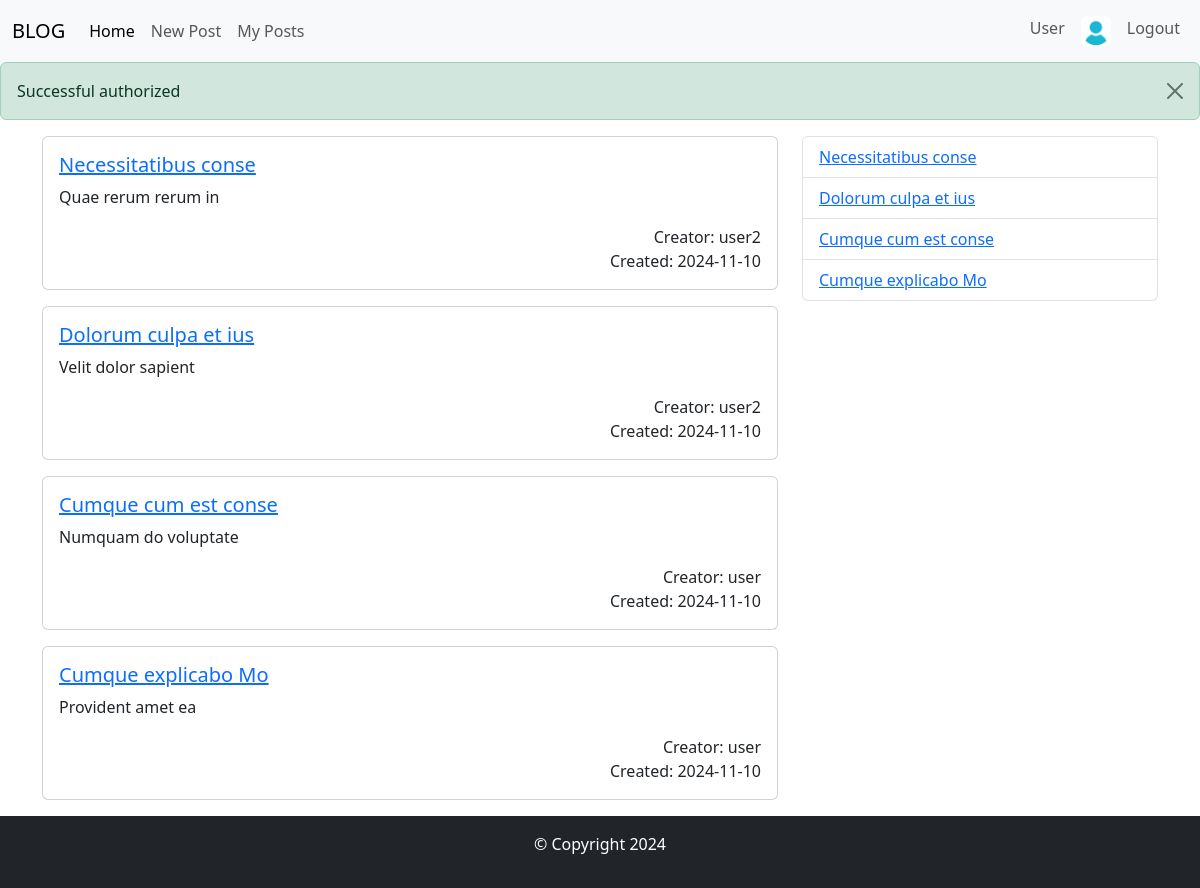
/my-projects/blog-app/ (signed in), run on an earlier commit of the app's database.
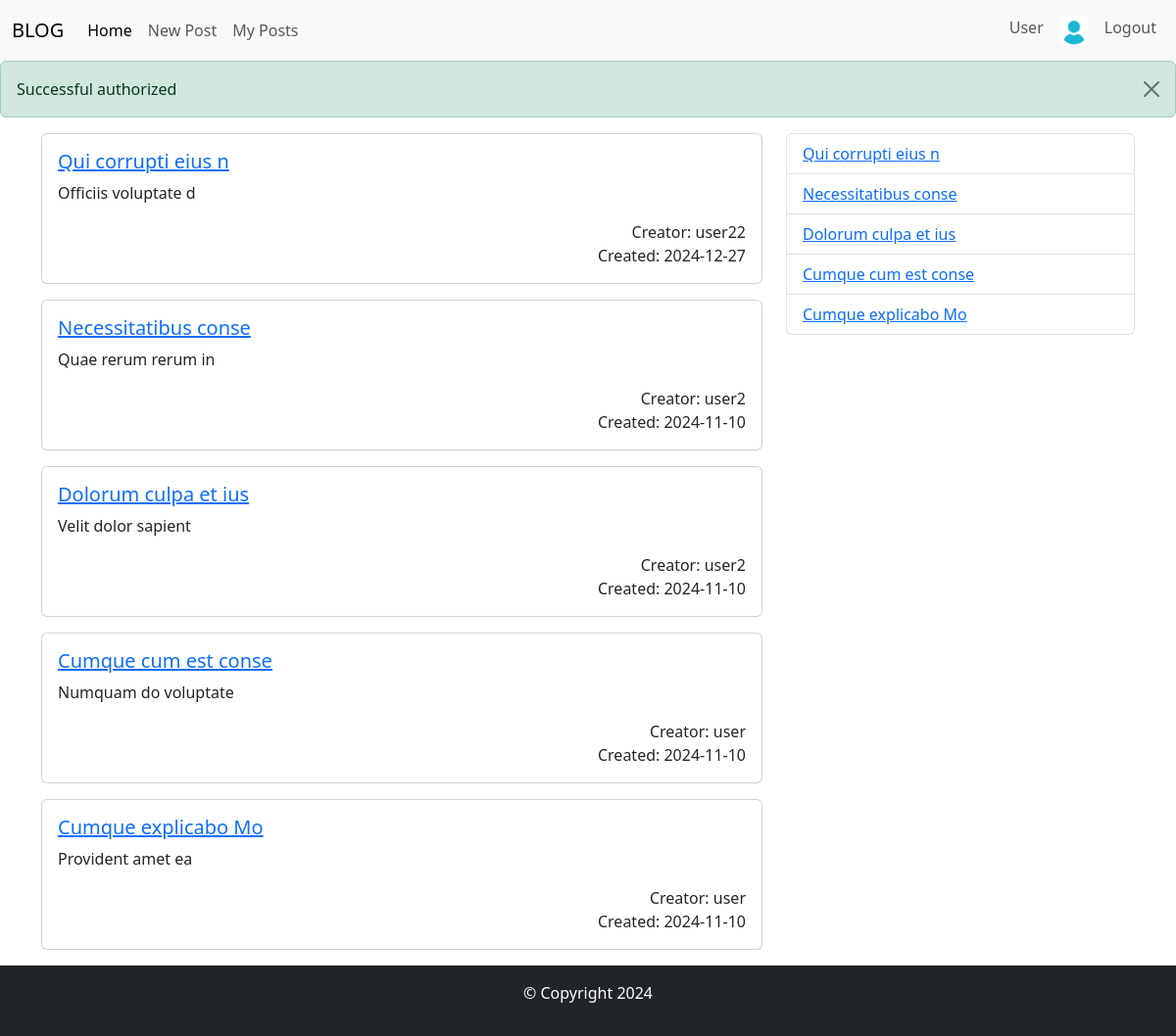
And on a later commit of the database.
### tables this page shows
CREATE TABLE `posts` (
  `id` int(11) NOT NULL,
  `title` varchar(200) NOT NULL,
  `excerpt` varchar(200) NOT NULL,
  `content` varchar(255) NOT NULL,
  `user_id` int(11) NOT NULL,
  `created_at` date NOT NULL DEFAULT current_timestamp()
);

CREATE TABLE `users` (
  `id` int(11) NOT NULL,
  `name` varchar(100) NOT NULL,
  `password` varchar(255) NOT NULL,
  `email` varchar(200) NOT NULL,
  `avatar` varchar(255) NOT NULL DEFAULT '/uploads/avatar.jpg',
  `created_at` date NOT NULL DEFAULT current_timestamp()
);

### app/controllers/posts/index.php (called while the page is built)
<?php
$posts = \models\Posts::getAllPosts();
$recent_posts = \models\Posts::getRecentPosts();
require VIEWS . "/posts/index.tpl.php";

### public/index.php (called while the page is built, shortened)
<?php
require __DIR__ . "/bootstrap.php";
require APP . "/core/funcs.php";
$router = new \core\Router();
$router->match();

### app/core/classes/App.php (called while the page is built, shortened)
<?php
class App
{
  protected static $container;
  public static function setContainer($container)
  {
    static::$container = $container;
  }
  public static function getContainer()
  {
    return static::$container;
  }
  public static function get($service)
  {
    return static::getContainer()->getService($service);
  }
}

### config/db.php (called while the page is built)
<?php
return [
    "host" => $_ENV['DB_HOST'],
    "dbname" => $_ENV['DB_NAME'],
    "dbusername" => $_ENV['DB_USERNAME'],
    "dbpassword" => $_ENV["DB_PASSWORD"],
    "charset" => "utf8mb4",
    "options" => [
        PDO::ATTR_DEFAULT_FETCH_MODE => PDO::FETCH_ASSOC,
    ]
];

### app/core/classes/Db.php (called while the page is built, shortened)
<?php
final class Db
{
  private $connection;
  private PDOStatement $stmt;
  private static $instance = null;
  public static function getInstance()
  {
    if (self::$instance === null) {
      self::$instance = new self();
    }
    return self::$instance;
  }
  public function getConnection(array $db_config)
  {
    $host = $db_config['host'];
    $dbname = $db_config['dbname'];
    $charset = $db_config['charset'];
    $dbusername = $db_config['dbusername'];
    $dbpassword = $db_config['dbpassword'];
    $options = $db_config['options'];
    $dsn = "mysql:host={$host};dbname={$dbname};charset={$charset}";
    if ($this->connection instanceof PDO) {
      return $this;
    }
    try {
      $this->connection = new PDO($dsn, $dbusername, $dbpassword, $options);
      return $this;
    } catch (PDOException $e) {
      die("Connection to DB failed: " . $e->getMessage());
    }
  }
  public function query($query, $params = [])
  {
    try {
      $this->stmt = $this->connection->prepare($query);
      $this->stmt->execute($params);
    } catch (PDOException $e) {
      var_dump($e->getMessage());
      abort(500);
    }
    return $this;
  }
  public function findAll()
  {
    return $this->stmt->fetchAll();
  }
}

### public/bootstrap.php (called while the page is built, shortened)
<?php
$container = new \core\ServiceContainer();
$container->setService(\core\Db::class, function () {
  $db_config = require CONFIG . "/db.php";
  return (\core\Db::getInstance())->getConnection($db_config);
});

### app/core/classes/ServiceContainer.php (called while the page is built, shortened)
<?php
class ServiceContainer
{
  protected $services = [];
  public function setService($service, $func)
  {
    $this->services[$service] = $func;
  }
  public function getService($service)
  {
    return call_user_func($this->services[$service]);
  }
}

### app/models/Posts.php (called while the page is built, shortened)
<?php
class Posts
{
  public static function getAllPosts()
  {
    return getDb()->query('SELECT posts.created_at,posts.id,posts.title, posts.excerpt, posts.content, posts.user_id, users.name as creator
FROM posts JOIN users on users.id = posts.user_id ORDER BY posts.id DESC')->findAll();
  }
  public static function getRecentPosts()
  {
    return getDb()->query('SELECT * from posts ORDER BY id DESC LIMIT 5')->findAll();
  }
}

### app/views/posts/index.tpl.php (the view)
<?php require VIEWS . "/inc/header.inc.php" ?>
<main class="main">
	<div class="container">
		<div class="row">
			<div class="col-8">
				<?php foreach ($posts as $post): ?>
					<div class="card mb-3">
						<div class="card-body">
							<a href="posts?id=<?php echo $post['id'] ?>">
								<h5 class="card-title">
									<?= $post["title"] ?>
								</h5>
							</a>
							<p class="card-text">
								<?= $post["content"] ?>
							</p>
							<div class="text-end fw-light">
								<p class="mb-0">Creator: <?= $post['creator'] ?></p>
								<p class="mb-0">Created: <?= $post['created_at'] ?></p>
							</div>
						</div>
					</div>
				<?php endforeach ?>
			</div>
			<div class="col-4">
				<ul class="list-group">
					<?php foreach ($recent_posts as $recent_post): ?>
						<li class="list-group-item">
							<a href="posts?id=<?= $recent_post["id"] ?>">
								<?= $recent_post["title"] ?>
							</a>
						</li>
					<?php endforeach ?>
				</ul>
			</div>
		</div>
	</div>
</main>
<?php require VIEWS . "/inc/footer.inc.php" ?>

### app/core/classes/Router.php (shortened to what this page needs)
<?php
class Router
{
  public $routes = [];
  public $uri;
  protected $method;
  public $base_url = BASE_URL;
  public function __construct()
  {
    $this->uri = trim(str_replace($this->base_url, '', parse_url($_SERVER['REQUEST_URI'])['path']), '/');
    $this->method = $_POST['_method'] ?? $_SERVER['REQUEST_METHOD'];
  }
  public function match()
  {
    foreach ($this->routes as $route) {
      if (($route['uri'] === $this->uri) && (in_array(strtoupper($this->method), $route['method']))) {
        require CONTROLLERS . "/{$route['controller']}";
        break;
      }
    }
  }
  public function only($middleware)
  {
    $key = array_key_last($this->routes);
    $this->routes[$key]['middleware'] = $middleware;
    return $this;
  }
  public function add($uri, $controller, $method)
  {
    if (is_array($method)) {
      $method = array_map('strtoupper', $method);
    } else {
      $method = [$method];
    }
    $this->routes[] = [
      'uri' => $uri,
      'controller' => $controller,
      'method' => $method,
      'middleware' => null,
    ];
    return $this;
  }
}

### app/views/inc/header.inc.php (shortened to what this page needs)
<!DOCTYPE html>
<html lang="en">
<head>
	<link rel="stylesheet" href="public/assets/style.css">
	<link rel="stylesheet" href="https://cdn.jsdelivr.net/npm/bootstrap@5.3.3/dist/css/bootstrap.min.css">
</head>
<body>
	<div class="wrapper">
		<header class="header">
			<nav class="navbar navbar-expand-lg bg-body-tertiary">
				<div class="container-fluid">
					<a class="navbar-brand" href="">BLOG</a>
					<div class="collapse navbar-collapse" id="navbarSupportedContent">
						<ul class="navbar-nav me-auto mb-2 mb-lg-0">
							<li class="nav-item">
								<a class="nav-link active" aria-current="page" href="">Home</a>
							</li>
							<li class="nav-item">
								<a class="nav-link" href="posts/create">New Post</a>
							</li>
							<?php if (checkAuth()): ?>
								<li class="nav-item">
									<a class="nav-link" href="users/posts">My Posts</a>
								</li>
							<?php endif ?>
						</ul>
						<ul class="navbar-nav mb-2 mb-lg-0">
							<?php if (checkAuth()): ?>
								<li class="nav-item"><a class="nav-link" href="#">
										<?= ucfirst($_SESSION['user']['name']) ?>
									</a></li>
								<a class="nav-link">
									<img src="<?= BASE_URL . $_SESSION['user']['avatar'] ?>" height="30px" width="30px" alt="avatar"
										class="rounded d-none d-lg-block">
								</a>
								<li class="nav-item"><a class="nav-link" href="logout">Logout</a></li>
							<?php else: ?>
								<li class="nav-item"><a class="nav-link" href="register">Register</a></li>
								<li class="nav-item"><a class="nav-link" href="login">Login</a></li>
							<?php endif ?>
						</ul>
					</div>
				</div>
			</nav>
		</header>
		<?php get_alerts() ?>

### app/core/funcs.php (shortened to what this page needs)
<?php
function getDb(): \core\Db
{
  return \core\App::get(\core\Db::class);
}
function checkAuth(): bool
{
  return isset($_SESSION['user']);
}
function get_alerts()
{
  if (!empty($_SESSION['success'])) {
    require_once VIEWS . '/inc/alert_success.php';
  }
}

### app/views/inc/alert_success.php
<div class="alert alert-success alert-dismissible fade show" role="alert">
  <?= $_SESSION['success'] ?>
    <button type="button" class="btn-close" data-bs-dismiss="alert" aria-label="Close"></button>
</div>

### app/views/inc/footer.inc.php (shortened to what this page needs)
<footer class="footer">
    <div class="text-bg-dark p-3  text-center">
        <p>&copy; Copyright <?= date("Y") ?></p>
    </div>
</footer>
</div>
</body>
</html>

### public/assets/style.css (style rules this page uses)
body { min-width: 320px; }
html, body { height: 100%; }
.wrapper { min-height: 100%; display: flex; flex-direction: column; }
main.main { flex: 1 1 auto; }

What changed in the data, as far as the page shows it:
added posts: title "Qui corrupti eius n", content "Officiis voluptate d", user.name "user22", created_at "2024-12-27"
